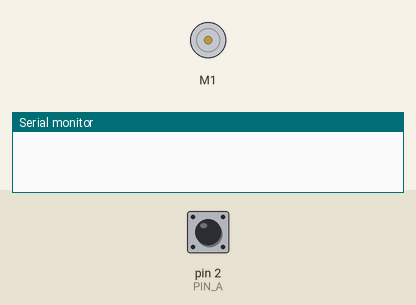
This sketch was run on a simulated Arduino Uno, built with avr-gcc and run on an emulated ATmega328P. Parts: DC motor (green arrow = forward, orange = backward, longer = faster), the last lines printed to the serial monitor. The inputs (shaded band) are chosen by the test bench; at power-on: pin 2 (PIN_A) HIGH.

Above: at 0.1 s.
At 1.6 s:
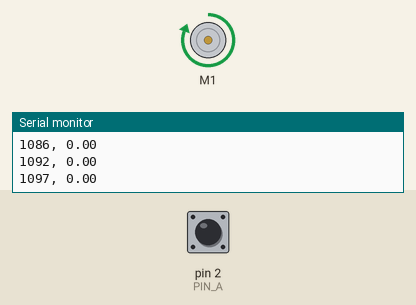
Timing chart, 0 to 6.0 s (numbered marks = the images above):
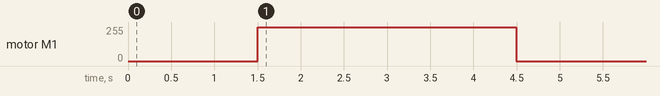

The sketch:

stepResponse.ino
```cpp
#include <DualMC33926MotorShield.h>

DualMC33926MotorShield md;

// Pin A and pin B define the CLK and DT outputs of the encoder, respectively
const int PIN_A = 2;
const int PIN_B = 3;

// This program uses a state machine to track the encoder’s position
bool A_LAST_STATE = 0;
bool A_CURRENT_STATE = 0;
bool B_CURRENT_STATE = 0;

// Position of the encoder is stored in this variable
// +1 represents 1 tick clockwise and -1 represents 1 tick counterclockwise
int degree = 0;
int beginTime = 0;
int currMyTime = 0;
int prev_pos = 0;
double motorVal = 0;
double current_pos = 0;
int wait = 0;
bool start = 1;

void setup() {

  pinMode(PIN_A, INPUT);
  pinMode(PIN_B, INPUT);

  Serial.begin(115200);

  // Setting up the interrupt handler
  // Activates whenever the CLK pin on the encoder changes voltage
  // I arbitrarily chose the CLK pin, I could have also used the DT pin
  attachInterrupt(digitalPinToInterrupt(2), TICK, CHANGE);
  md.init();
  delay(500);
  wait = millis();
  beginTime = wait;
}

void loop() {
// Nothing happens in the main loop due to interrupt handler
  if(start && ((wait-beginTime) >995)){
    md.setM1Speed(1024);
    //beginTime = millis();
    start = 0;
  }
  else if (start)wait = millis();
  current_pos = double(degree)/4.44;//2.22
  currMyTime = millis() - beginTime;

  Serial.print(currMyTime);
  Serial.print(", ");
  Serial.print(current_pos);
  Serial.print('\n');//*/

  delay(5);

  if (millis() >=3000+wait){
    md.setM1Speed(0);
    while(1);
  }
}


// Interrupt handler
void TICK() {

  A_CURRENT_STATE = digitalRead(PIN_A);//read state of signal A
  B_CURRENT_STATE = digitalRead(PIN_B);//read state of signal B

  if (A_CURRENT_STATE==B_CURRENT_STATE){ //if the signals are the same

    degree-=1;//subract from the count
  }
  else {//if signals are different
    degree+=1;//add 2 to the count
  }
}
```

Measured:
- by itself, motor M1: stopped → forward 255/255 at 1.5 s, → stopped 3.0 s later
